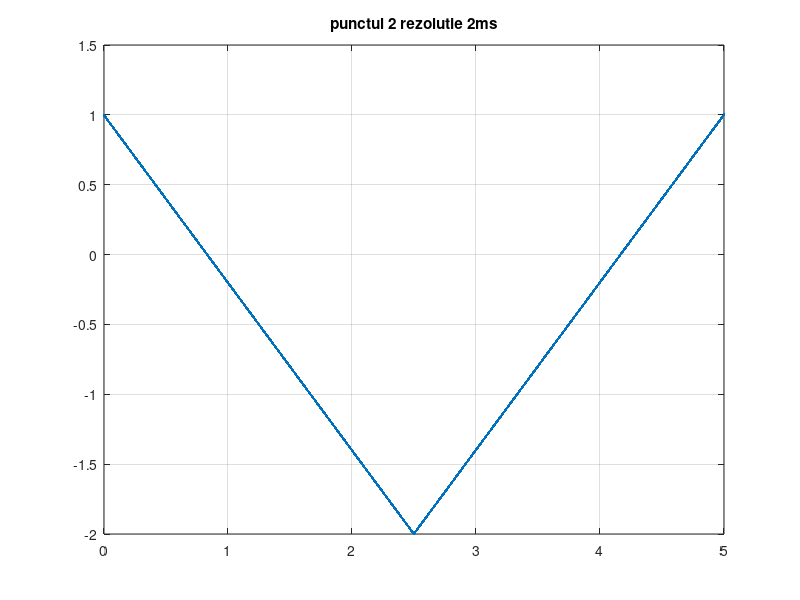
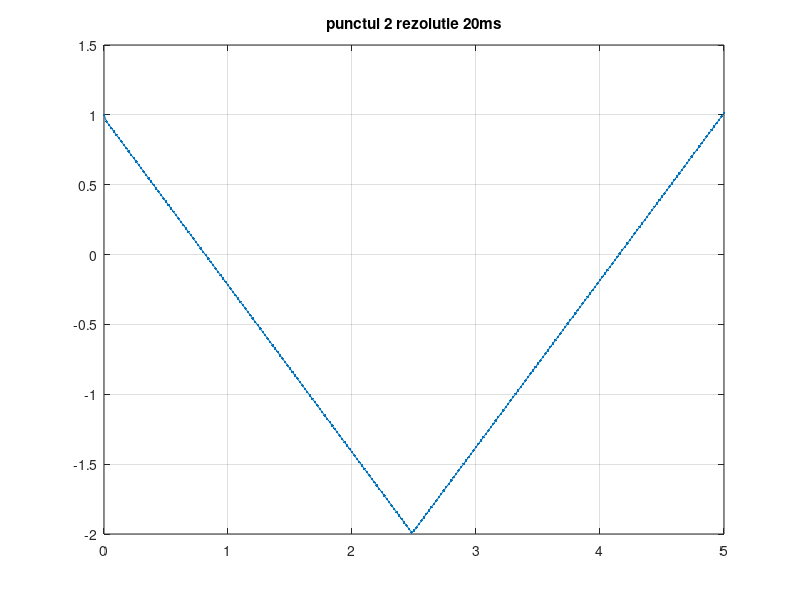
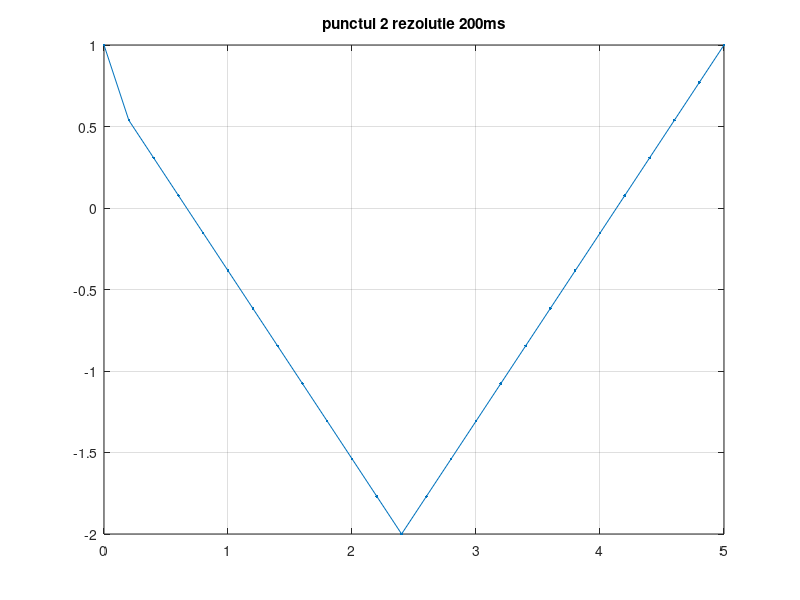

The MATLAB source for these figures, in order:

t1=0:0.002:5;
t2=0:0.02:5;
t3=0:0.2:5;
F=1/5;

s1=sin(2*pi*F*t1);
n1=length(s1);
s1(1)=1;
p1=6/n1;
nrp1=1;
for i=2:1:n1
    if i<=n1/2
        s1(i)=1-p1*i;
    end
    if i>n1/2
        s1(i)=-2+p1*nrp1;
        nrp1=nrp1+1;
        
    end
end
figure(1)
plot(t1,s1,'.-'),title('punctul 2 rezolutie 2ms'),grid

s2=sin(2*pi*F*t2);
n2=length(s2);
p2=6/n2;
nrp2=1;
s2(1)=1;
for i=2:1:n2
    if i<=n2/2
        s2(i)=1-p2*i;
    end
    if i>n2/2
        s2(i)=-2+p2*nrp2;
        nrp2=nrp2+1;
    end
end
figure(2)
plot(t2,s2,'.-'),title('punctul 2 rezolutie 20ms'),grid

s3=sin(2*pi*F*t3);
n3=length(s3);
p3=6/n3;
nrp3=1;
s3(1)=1;
for i=2:1:n3
    if i<=n3/2
        s3(i)=1-p3*i;
    end
    if i>n3/2
        s3(i)=-2+p3*nrp3;
        nrp3=nrp3+1;
    end
end
figure(3)
plot(t3,s3,'.-'),title('punctul 2 rezolutie 200ms'),grid